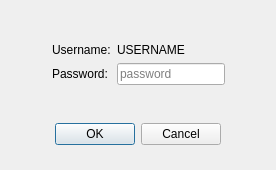
<?xml version="1.0" encoding="UTF-8"?>
<ui version="4.0">
 <class>PasswordDialog</class>
 <widget class="QDialog" name="PasswordDialog">
  <property name="geometry">
   <rect>
    <x>0</x>
    <y>0</y>
    <width>276</width>
    <height>170</height>
   </rect>
  </property>
  <property name="windowTitle">
   <string>Enter your password...</string>
  </property>
  <layout class="QVBoxLayout" name="verticalLayout">
   <item>
    <spacer name="topSpacer">
     <property name="orientation">
      <enum>Qt::Vertical</enum>
     </property>
     <property name="sizeType">
      <enum>QSizePolicy::Minimum</enum>
     </property>
     <property name="sizeHint" stdset="0">
      <size>
       <width>20</width>
       <height>20</height>
      </size>
     </property>
    </spacer>
   </item>
   <item>
    <layout class="QHBoxLayout" name="horizontalLayout">
     <item>
      <spacer name="leftSpacer">
       <property name="orientation">
        <enum>Qt::Horizontal</enum>
       </property>
       <property name="sizeType">
        <enum>QSizePolicy::MinimumExpanding</enum>
       </property>
       <property name="sizeHint" stdset="0">
        <size>
         <width>20</width>
         <height>20</height>
        </size>
       </property>
      </spacer>
     </item>
     <item>
      <layout class="QGridLayout" name="gridLayout">
       <item row="0" column="1">
        <widget class="QLabel" name="usernameText">
         <property name="sizePolicy">
          <sizepolicy hsizetype="Expanding" vsizetype="Fixed">
           <horstretch>0</horstretch>
           <verstretch>0</verstretch>
          </sizepolicy>
         </property>
         <property name="text">
          <string>USERNAME</string>
         </property>
        </widget>
       </item>
       <item row="2" column="1">
        <widget class="QLineEdit" name="lineEdit">
         <property name="echoMode">
          <enum>QLineEdit::Password</enum>
         </property>
         <property name="placeholderText">
          <string>password</string>
         </property>
        </widget>
       </item>
       <item row="2" column="0">
        <widget class="QLabel" name="passwordLabel">
         <property name="text">
          <string>Password:</string>
         </property>
        </widget>
       </item>
       <item row="0" column="0">
        <widget class="QLabel" name="usernameLabel">
         <property name="text">
          <string>Username:</string>
         </property>
        </widget>
       </item>
      </layout>
     </item>
     <item>
      <spacer name="rightSpacer">
       <property name="orientation">
        <enum>Qt::Horizontal</enum>
       </property>
       <property name="sizeType">
        <enum>QSizePolicy::MinimumExpanding</enum>
       </property>
       <property name="sizeHint" stdset="0">
        <size>
         <width>20</width>
         <height>20</height>
        </size>
       </property>
      </spacer>
     </item>
    </layout>
   </item>
   <item>
    <spacer name="bottomSpacer">
     <property name="orientation">
      <enum>Qt::Vertical</enum>
     </property>
     <property name="sizeType">
      <enum>QSizePolicy::Minimum</enum>
     </property>
     <property name="sizeHint" stdset="0">
      <size>
       <width>20</width>
       <height>20</height>
      </size>
     </property>
    </spacer>
   </item>
   <item>
    <widget class="QDialogButtonBox" name="buttonBox">
     <property name="orientation">
      <enum>Qt::Horizontal</enum>
     </property>
     <property name="standardButtons">
      <set>QDialogButtonBox::Cancel|QDialogButtonBox::Ok</set>
     </property>
     <property name="centerButtons">
      <bool>true</bool>
     </property>
    </widget>
   </item>
  </layout>
 </widget>
 <resources/>
 <connections>
  <connection>
   <sender>buttonBox</sender>
   <signal>accepted()</signal>
   <receiver>PasswordDialog</receiver>
   <slot>accept()</slot>
   <hints>
    <hint type="sourcelabel">
     <x>248</x>
     <y>254</y>
    </hint>
    <hint type="destinationlabel">
     <x>157</x>
     <y>274</y>
    </hint>
   </hints>
  </connection>
  <connection>
   <sender>buttonBox</sender>
   <signal>rejected()</signal>
   <receiver>PasswordDialog</receiver>
   <slot>reject()</slot>
   <hints>
    <hint type="sourcelabel">
     <x>316</x>
     <y>260</y>
    </hint>
    <hint type="destinationlabel">
     <x>286</x>
     <y>274</y>
    </hint>
   </hints>
  </connection>
 </connections>
</ui>
